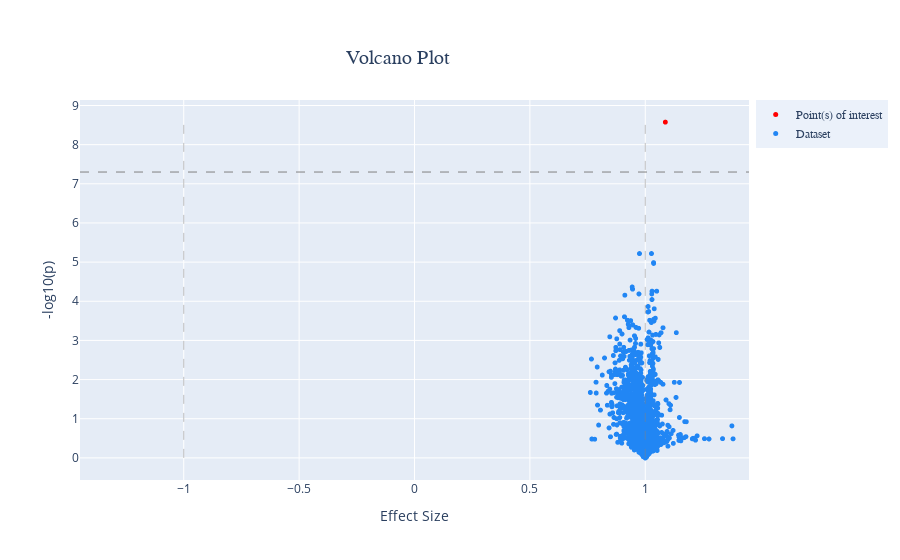

The notebook cell saved with this chart:
### Code cell
dash_bio.VolcanoPlot(
    dataframe=d['colorectalcancer'].reset_index(),
    effect_size='L2F',
    p='pvalue',
    snp = 'uniprot',
    gene=None,
    logp=True)

### Figure 1 — Plotly figure (JSON) as saved in the notebook; plotly's stock layout.template omitted (floating-point values rounded to 4 significant figures; data arrays with more than 128 entries replaced by an {"elided": "..."} marker saying what was removed)
{"data": [{"marker": {"color": "red", "size": 5}, "mode": "markers", "name": "Point(s) of interest", "text": ["SNP: Q01995"], "type": "scattergl", "x": [1.087], "y": [8.575]}, {"marker": {"color": "#2186f4", "size": 5}, "mode": "markers", "name": "Dataset", "text": {"elided": "2729 str values"}, "type": "scattergl", "x": {"elided": "2729 float values"}, "y": {"elided": "2729 float values"}}], "layout": {"hovermode": "closest", "legend": {"bgcolor": "#ebf1fa", "font": {"family": "sans-serif"}, "x": 1.01, "yanchor": "top"}, "shapes": [{"line": {"color": "grey", "dash": "dash", "width": 0.5}, "name": "effect size min line", "type": "line", "x0": -1, "x1": -1, "xref": "x", "y0": 0.0002117, "y1": 8.575, "yref": "y"}, {"line": {"color": "grey", "dash": "dash", "width": 0.5}, "name": "effect size max line", "type": "line", "x0": 1, "x1": 1, "xref": "x", "y0": 0.0002117, "y1": 8.575, "yref": "y"}, {"line": {"color": "grey", "dash": "dash", "width": 1}, "name": "genomewide_line", "type": "line", "x0": -1.45, "x1": 1.45, "xref": "x", "y0": 7.301, "y1": 7.301, "yref": "y"}], "title": {"font": {"family": "sans-serif", "size": 20}, "text": "Volcano Plot", "x": 0.5, "xanchor": "right", "yanchor": "top"}, "xaxis": {"range": [-1.45, 1.45], "title": {"text": "Effect Size"}, "zeroline": false}, "yaxis": {"title": {"text": "-log10(p)"}, "zeroline": false}}}
